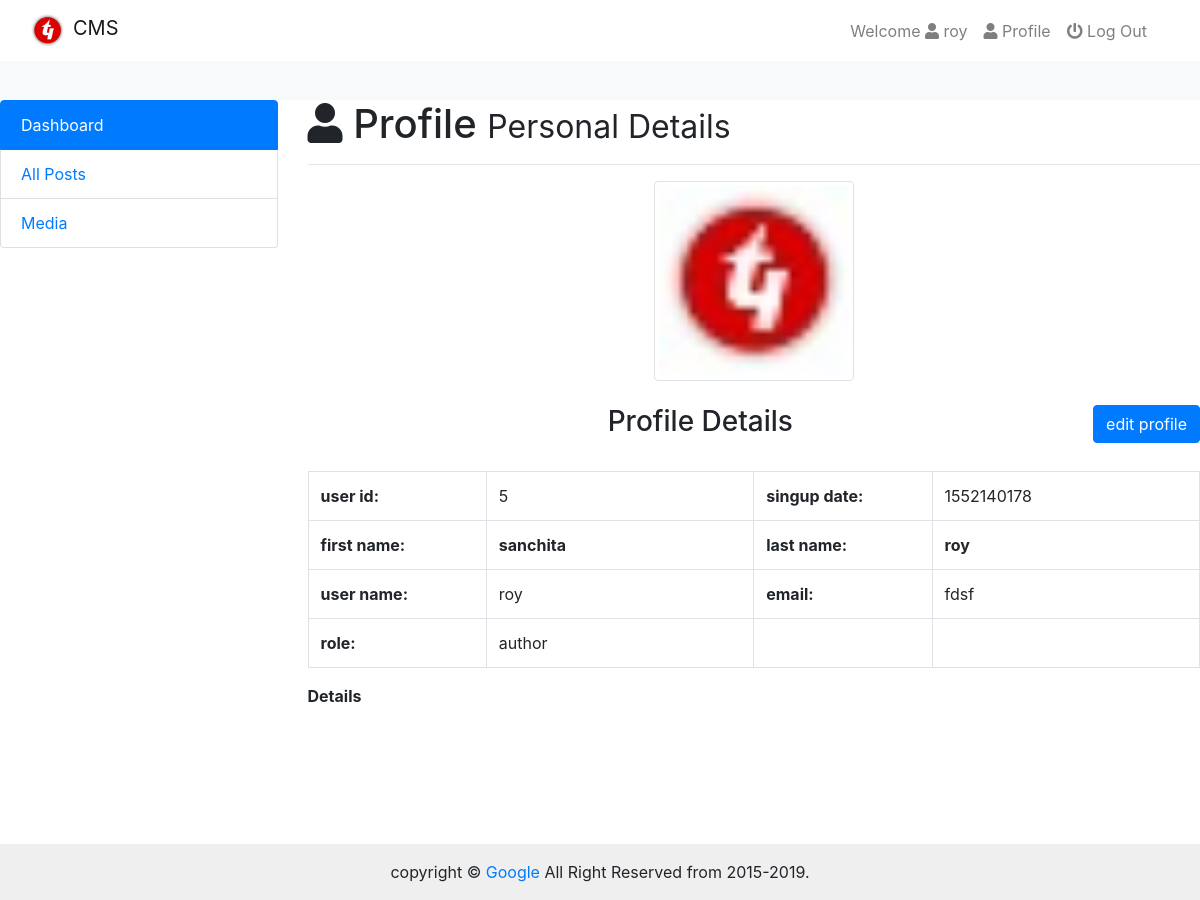
Before: /admin/admin_profile.php (signed in) with the older database file.
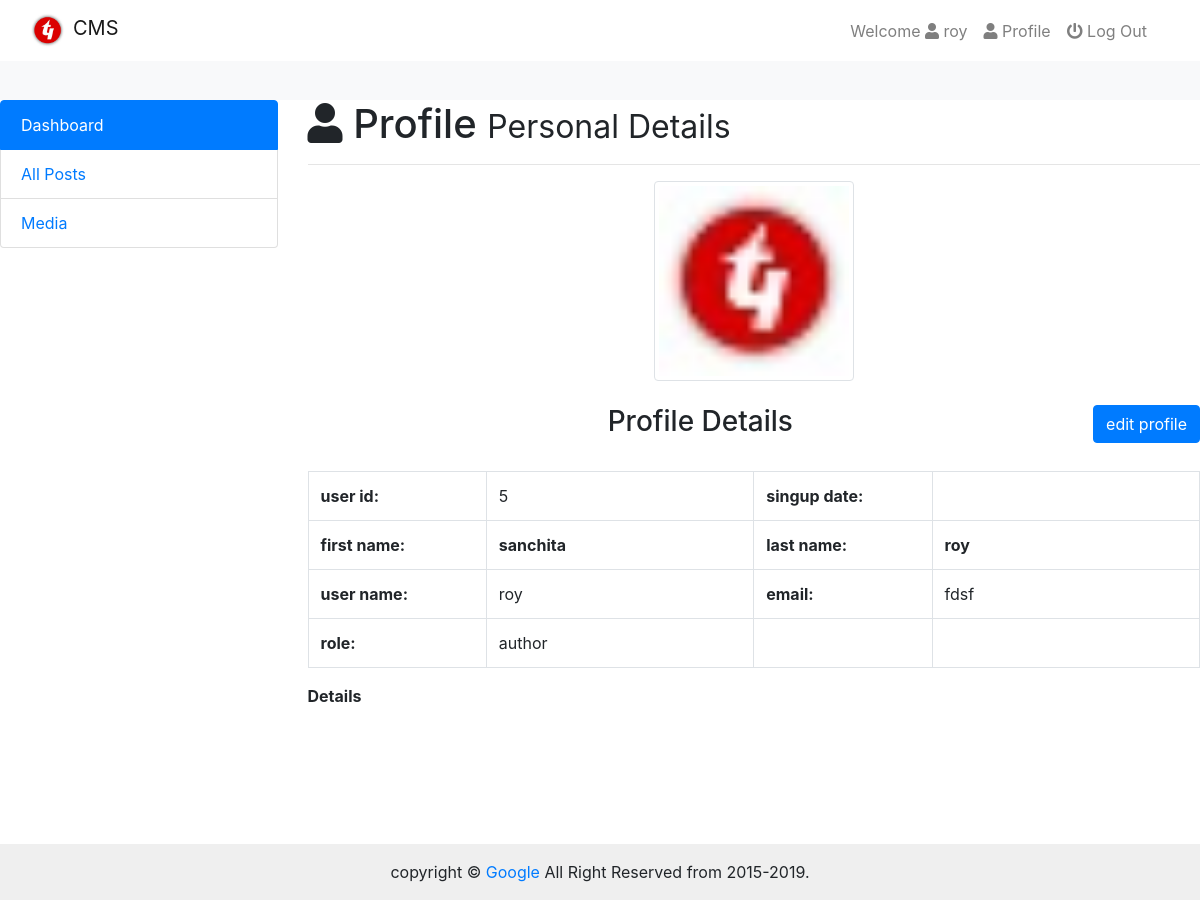
After: the same page with the newer database file.
### tables this page shows
CREATE TABLE IF NOT EXISTS `users_details` (
  `id` int(11) NOT NULL AUTO_INCREMENT,
  `date` date DEFAULT NULL,
  `first_name` varchar(255) NOT NULL,
  `last_name` varchar(255) NOT NULL,
  `username` varchar(255) NOT NULL,
  `email` varchar(255) NOT NULL,
  `image` varchar(255) NOT NULL DEFAULT 'unknown.png',
  `password` varchar(255) NOT NULL,
  `role` varchar(255) DEFAULT 'author',
  `details` text,
  `salt` varchar(255) NOT NULL DEFAULT '$2y$10$quickbrownfoxjumpsover',
  PRIMARY KEY (`id`),
  UNIQUE KEY `username` (`username`),
  UNIQUE KEY `email` (`email`)
);

### admin/admin_profile.php (the view, shortened to what this page needs)
<?php require_once('includes/header.php');
$session_username =$_SESSION['username'];
$query = "SELECT * FROM users_details WHERE username = '$session_username'";
$run = mysqli_query($con, $query);
$row = mysqli_fetch_array($run);
$image = $row['image'];
$id = $row['id'];
$date =$row['date'];
$first_name = $row['first_name'];
$last_name = $row['last_name'];
$username = $row['username'];
$email = $row['email'];
$role = $row['role'];
?>
</head>
<body id="profile">
  <?php require_once('includes/navbar.php');?>
  <div class="cointainer-fluid">
    <div class="row">
      <div class="col-md-3">
        <?php require_once('includes/sidebar.php');?>
        <div class="container-fluid body-section">
           <?php require_once('includes/header.php');?>
       </div>
     </div>
     <div class="col-md-9">
      <h1><i class="fa fa-user"></i> Profile <small>Personal Details</small></h1><hr>
        <center><img src="img/<?php echo $image;?>" width="200px" class="img-circle img-thumbnail" id="profile-image"></center><br>
        <a href="admin_edit_profile.php?edit=<?php echo $id;?>" class="btn btn-primary float-right">edit profile</a>
        <center>
         <h3>Profile Details</h3>
       </center>
       <br>
       <table class="table table-bordered table-hover">
         <tr>
           <td width="20%"><b>user id:</b></td>
           <td width="30%"><?php echo $id;?></td>
           <td width="20%"><b>singup date:</b></td>
           <td width="30%"><?php echo $date;?></td>
         </tr>
         <tr>
           <td width="20%"><b>first name:</b></td>
           <td width="30%"><b><?php echo $first_name;?></b></td>
           <td width="20%"><b>last name:</b></td>
           <td width="30%"><b><?php echo $last_name;?></b></td>
         </tr>
         <tr>
           <td width="20%"><b>user name:</b></td>
           <td width="30%"><?php echo $username;?></td>
           <td width="20%"><b>email:</b></td>
           <td width="30%"><?php echo $email;?></td>
         </tr>
         <tr>
           <td width="20%"><b>role:</b></td>
           <td width="30%"><?php echo $role;?></td>
           <td width="20%"><b></b></td>
           <td width="30%"><b></b></td>
         </tr>
       </table>
       <div class="row">
         <div class="col-lg-8 col-sm-12">
           <b>Details</b>
         </div>
       </div>
       <br><br>
   </div>
 </div>
</div>
<?php include 'includes/footer.php';?>

Changed rows visible on the page:
changed users_details "sanchita": date "1552140178" → (not shown)
